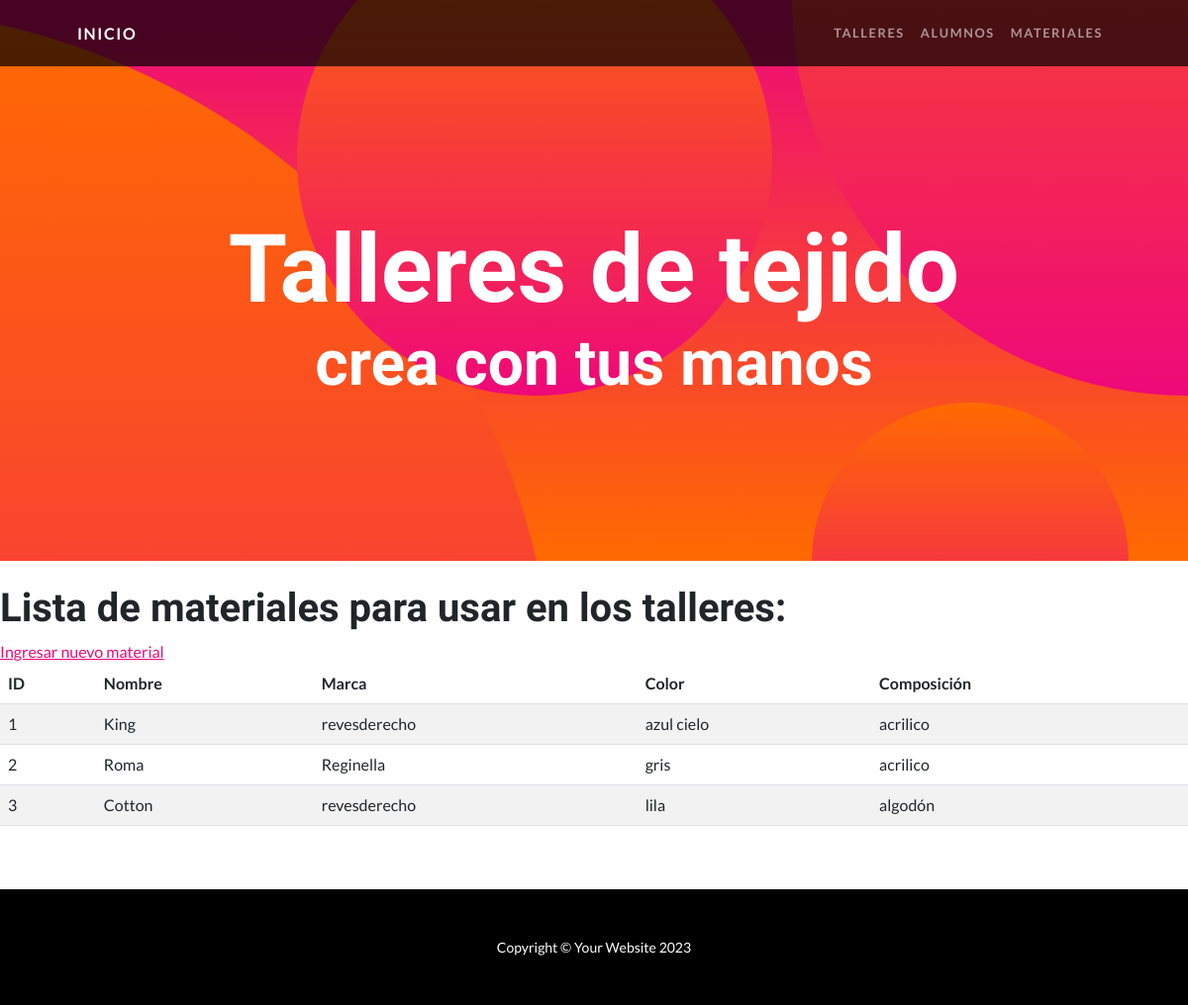
/materiales/, run on an earlier commit of the app's database.
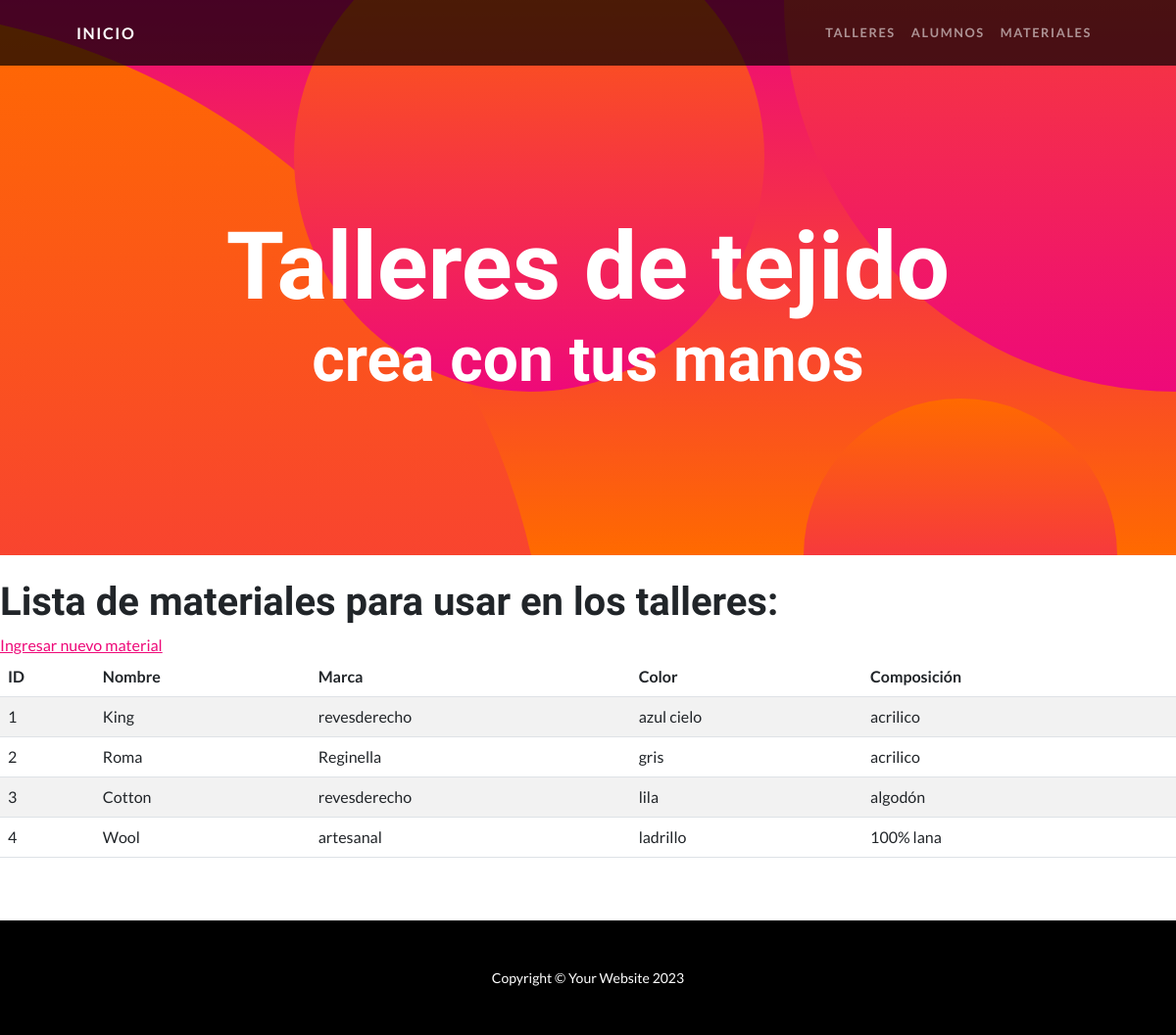
And on a later commit of the database.
### app/models.py (models this page shows, shortened)
class Material(models.Model):
    nombre = models.CharField(max_length=256)
    marca = models.CharField(max_length=256)
    color = models.CharField(max_length=256)
    composicion = models.CharField(max_length=256)

### app/views.py (the view)
# urls.py: path("materiales/", MaterialListView.as_view(), name="lista_materiales"),
class MaterialListView(ListView):
    model= Material
    template_name='app/lista_materiales.html'

### app/templates/app/lista_materiales.html
{% extends 'base.html' %}
{% load static %}
{% block contenido %}
<br>
<h1>Lista de materiales para usar en los talleres:</h1>
<a href="{% url 'crear_material' %}">Ingresar nuevo material</a>
<br>
<table class="table table-striped">
    <thead>
        <tr>
          <th scope="col">ID</th>
          <th scope="col">Nombre</th>
          <th scope="col">Marca</th>
          <th scope="col">Color</th>
          <th scope="col">Composición</th>
        </tr>
    </thead>
    <tbody>
        {% for material in object_list %}
        <tr>
          <td>{{ material.id }}</td>
          <td>{{ material.nombre }}</td>
          <td>{{ material.marca }}</td>
          <td>{{ material.color }}</td>
          <td>{{ material.composicion }}</td>
        </tr>
        {% endfor %}
    </tbody>
</table>
<br>
<br>
{% endblock contenido %}

What changed in the data, as far as the page shows it:
added Material: id "4", nombre "Wool", marca "artesanal", color "ladrillo", composicion "100% lana"
